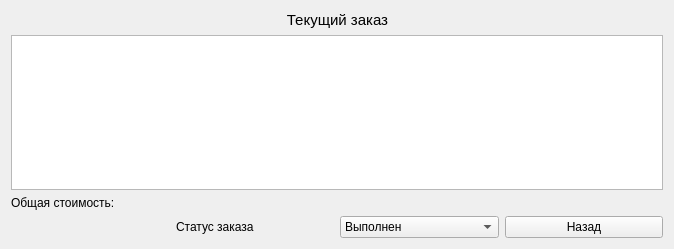
<?xml version="1.0" encoding="UTF-8"?>
<ui version="4.0">
 <class>Form</class>
 <widget class="QWidget" name="Form">
  <property name="geometry">
   <rect>
    <x>0</x>
    <y>0</y>
    <width>674</width>
    <height>249</height>
   </rect>
  </property>
  <property name="windowTitle">
   <string>Заказ</string>
  </property>
  <layout class="QGridLayout" name="gridLayout">
   <item row="0" column="1" colspan="2">
    <widget class="QLabel" name="label">
     <property name="font">
      <font>
       <pointsize>11</pointsize>
      </font>
     </property>
     <property name="text">
      <string>Текущий заказ</string>
     </property>
     <property name="alignment">
      <set>Qt::AlignCenter</set>
     </property>
    </widget>
   </item>
   <item row="1" column="0" colspan="4">
    <widget class="QTableWidget" name="carpet_table"/>
   </item>
   <item row="2" column="0">
    <widget class="QLabel" name="price_l">
     <property name="text">
      <string>Общая стоимость: </string>
     </property>
    </widget>
   </item>
   <item row="3" column="2">
    <widget class="QComboBox" name="status_cb">
     <item>
      <property name="text">
       <string>Выполнен</string>
      </property>
     </item>
     <item>
      <property name="text">
       <string>Отменён</string>
      </property>
     </item>
     <item>
      <property name="text">
       <string>Принят</string>
      </property>
     </item>
    </widget>
   </item>
   <item row="3" column="1">
    <widget class="QLabel" name="label_3">
     <property name="text">
      <string>Статус заказа</string>
     </property>
    </widget>
   </item>
   <item row="3" column="3">
    <widget class="QPushButton" name="back_b">
     <property name="text">
      <string>Назад</string>
     </property>
    </widget>
   </item>
  </layout>
 </widget>
 <resources/>
 <connections/>
</ui>
